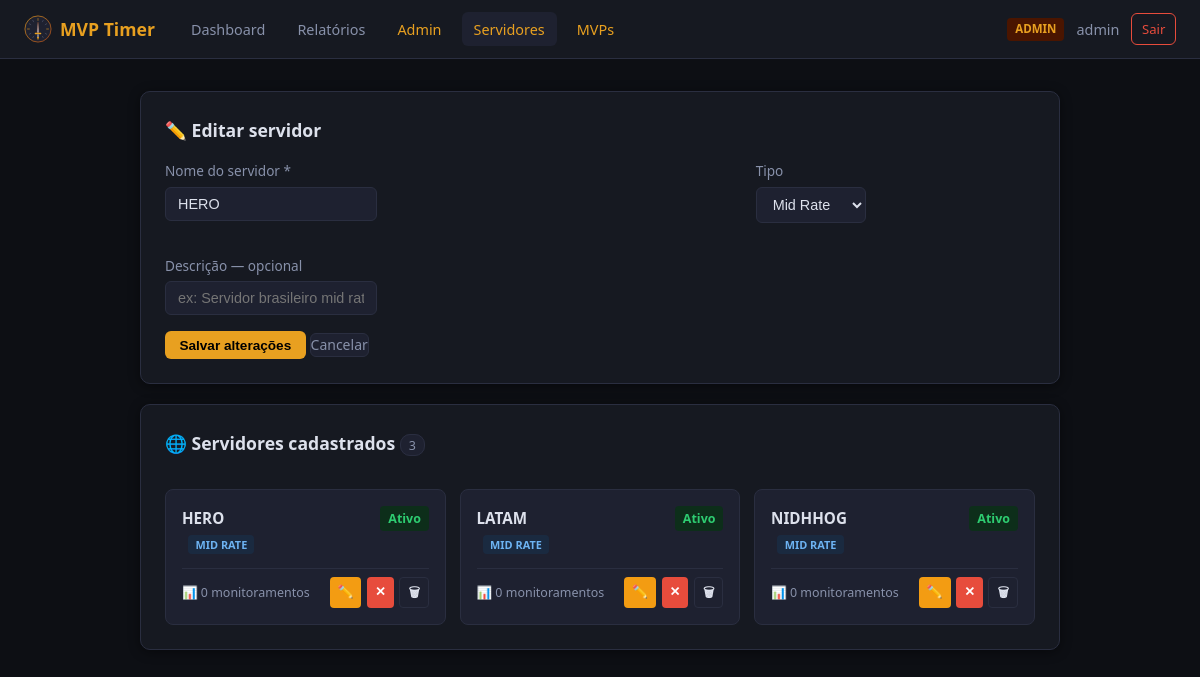
The page /admin_servidores.php?acao=editar&id=3 (signed in) on the database its author committed.
### tables this page shows
CREATE TABLE IF NOT EXISTS servidores (
    id        INT UNSIGNED AUTO_INCREMENT PRIMARY KEY,
    nome      VARCHAR(100) NOT NULL,
    descricao VARCHAR(255) NULL,
    tipo      ENUM('low','mid','high','custom') NOT NULL DEFAULT 'mid',
    ativo     TINYINT(1) NOT NULL DEFAULT 1,
    criado_em DATETIME NOT NULL DEFAULT CURRENT_TIMESTAMP
);

### admin_servidores.php (the view, shortened to what this page needs)
<?php
require_once __DIR__ . '/db/conexao.php';
$acao = $_GET['acao'] ?? 'listar';
$id   = (int)($_GET['id'] ?? 0);
$servidores = $pdo->query(
    'SELECT s.*, COUNT(m.id) AS total_monit
     FROM servidores s
     LEFT JOIN monitoramentos m ON m.servidor_id = s.id
     GROUP BY s.id ORDER BY s.nome'
)->fetchAll();
$editando = null;
if ($acao === 'editar' && $id) {
    $stmtEdit = $pdo->prepare('SELECT * FROM servidores WHERE id = ?');
    $stmtEdit->execute([$id]);
    $editando = $stmtEdit->fetch();
}
$tipos = [
    'low'    => 'Low Rate',
    'mid'    => 'Mid Rate',
    'high'   => 'High Rate',
    'custom' => 'Custom',
];
?>
<!DOCTYPE html>
<html lang="pt-br">
<head>
    <link rel="stylesheet" href="css/style.css">
    <link rel="stylesheet" href="css/admin_servidores.css">
</head>
<body>
<nav class="navbar">
    <a href="index.php" class="nav-brand"><img src="img/logo.svg" class="nav-logo" alt=""><span>MVP Timer</span></a>
    <div class="nav-links">
        <a href="index.php"            class="nav-link">Dashboard</a>
        <a href="relatorios.php"       class="nav-link">Relatórios</a>
        <a href="admin.php"            class="nav-link nav-admin">Admin</a>
        <a href="admin_servidores.php" class="nav-link nav-admin active">Servidores</a>
        <a href="admin_mvps.php"       class="nav-link nav-admin">MVPs</a>
    </div>
    <div class="nav-user">
        <span class="badge-role badge-admin">admin</span>
        <span class="nav-username"><?= htmlspecialchars($_SESSION['username']) ?></span>
        <a href="logout.php" class="btn-logout">Sair</a>
    </div>
</nav>
<div class="container">
    <div class="card">
        <h2><?= $editando ? '✏️ Editar servidor' : '➕ Novo servidor' ?></h2>
        <form method="POST" action="admin_servidores.php" class="form-servidor" id="formServidor">
            <div class="form-grid-srv">
                <div class="campo campo-lg">
                    <label>Nome do servidor *</label>
                    <input type="text" name="nome" required maxlength="100"
                           placeholder="ex: Hero RO"
                           value="<?= htmlspecialchars($editando['nome'] ?? $_POST['nome'] ?? '') ?>">
                </div>
                <div class="campo">
                    <label>Tipo</label>
                    <select name="tipo">
                        <?php foreach ($tipos as $val => $label): ?>
                        <option value="<?= $val ?>"
                            <?= ($editando['tipo'] ?? $_POST['tipo'] ?? 'mid') === $val ? 'selected' : '' ?>>
                            <?= $label ?>
                        </option>
                        <?php endforeach; ?>
                    </select>
                </div>
                <div class="campo campo-lg">
                    <label>Descrição <span class="hint">— opcional</span></label>
                    <input type="text" name="descricao" maxlength="255"
                           placeholder="ex: Servidor brasileiro mid rate"
                           value="<?= htmlspecialchars($editando['descricao'] ?? $_POST['descricao'] ?? '') ?>">
                </div>
            </div>
            <div class="form-actions">
                <button type="submit" class="btn-primary">
                    <?= $editando ? 'Salvar alterações' : 'Cadastrar servidor' ?>
                </button>
                <?php if ($editando): ?>
                <a href="admin_servidores.php" class="btn-cancelar">Cancelar</a>
                <?php endif; ?>
            </div>
        </form>
    </div>
    <div class="card">
        <div class="card-header-row">
            <h2>🌐 Servidores cadastrados
                <span class="badge-count"><?= count($servidores) ?></span>
            </h2>
        </div>
        <?php if (empty($servidores)): ?>
            <p class="vazio">Nenhum servidor cadastrado ainda.</p>
        <?php else: ?>
        <div class="srv-grid">
            <?php foreach ($servidores as $s): ?>
            <div class="srv-card <?= !$s['ativo'] ? 'inativo' : '' ?>">
                <div class="srv-card-top">
                    <div>
                        <strong class="srv-nome"><?= htmlspecialchars($s['nome']) ?></strong>
                        <span class="badge-tipo badge-tipo-<?= $s['tipo'] ?>"><?= $tipos[$s['tipo']] ?></span>
                    </div>
                    <span class="badge-status <?= $s['ativo'] ? 'status-ok' : 'status-inativo' ?>">
                        <?= $s['ativo'] ? 'Ativo' : 'Inativo' ?>
                    </span>
                </div>
                <div class="srv-card-bottom">
                    <span class="srv-stats">📊 <?= number_format($s['total_monit']) ?> monitoramentos</span>
                    <div class="srv-acoes">
                        <a href="admin_servidores.php?acao=editar&id=<?= $s['id'] ?>"
                           class="btn-sm btn-warn" title="Editar">✏️</a>
                        <a href="admin_servidores.php?acao=toggle&id=<?= $s['id'] ?>"
                           class="btn-sm <?= $s['ativo'] ? 'btn-danger' : 'btn-success' ?>"
                           title="<?= $s['ativo'] ? 'Desativar' : 'Ativar' ?>">
                           <?= $s['ativo'] ? '✕' : '✓' ?>
                        </a>
                        <a href="admin_servidores.php?acao=deletar&id=<?= $s['id'] ?>"
                           class="btn-sm btn-neutral" title="Excluir"
                           onclick="return confirm('Excluir <?= htmlspecialchars(addslashes($s['nome'])) ?>?')">
                           🗑
                        </a>
                    </div>
                </div>
            </div>
            <?php endforeach; ?>
        </div>
        <?php endif; ?>
    </div>
</div>
</body>
</html>

### css/style.css (style rules this page uses)
:root { --bg: #0d0f14; --bg2: #161921; --bg3: #1e2130; --border: #2a2e40; --accent: #e8a020; --accent2: #c0501a; --text: #dde1ec; --text2: #8891aa; --success: #2ecc71; --danger: #e74c3c; --warn: #f39c12; --radius: 10px; --shadow: 0 2px 12px rgba(0,0,0,.45); }
*, *::before, *::after { box-sizing: border-box; margin: 0; padding: 0; }
body { background: var(--bg); color: var(--text); font-family: 'Segoe UI', system-ui, sans-serif; font-size: 15px; line-height: 1.6; min-height: 100vh; }
.navbar { display: flex; align-items: center; gap: 1.5rem; padding: .75rem 1.5rem; background: var(--bg2); border-bottom: 1px solid var(--border); position: sticky; top: 0; z-index: 100; }
.nav-brand { display: flex; align-items: center; gap: .5rem; font-size: 1.1rem; font-weight: 700; color: var(--accent); white-space: nowrap; text-decoration: none; }
.nav-logo { width: 28px; height: 28px; display: block; }
.nav-links { display: flex; gap: .5rem; flex: 1; }
.nav-link { padding: .35rem .75rem; border-radius: 6px; color: var(--text2); text-decoration: none; font-size: .9rem; transition: background .15s, color .15s; }
.nav-link:hover, .nav-link.active { background: var(--bg3); color: var(--text); }
.nav-admin { color: var(--accent) !important; }
.nav-user { display: flex; align-items: center; gap: .75rem; }
.nav-username { font-size: .9rem; color: var(--text2); }
.container { max-width: 960px; margin: 2rem auto; padding: 0 1.25rem; display: flex; flex-direction: column; gap: 1.25rem; }
.card { background: var(--bg2); border: 1px solid var(--border); border-radius: var(--radius); padding: 1.5rem; box-shadow: var(--shadow); }
.card h2 { font-size: 1.1rem; font-weight: 600; margin-bottom: 1rem; }
.card-header-row { display: flex; justify-content: space-between; align-items: center; margin-bottom: 1rem; }
select, input[type=date], input[type=time], input[type=text], input[type=password], input[type=email], input[type=number], input[type=url] { background: var(--bg3); border: 1px solid var(--border); color: var(--text); border-radius: 6px; padding: .5rem .75rem; font-size: .9rem; outline: none; transition: border-color .15s; }
label { font-size: .85rem; color: var(--text2); display: block; margin-bottom: .3rem; }
.campo { margin-bottom: 1rem; }
.btn-monitorar, .btn-matar, .btn-finalizar, .btn-login, .btn-primary, .btn-filtrar { border: none; cursor: pointer; border-radius: 6px; font-size: .85rem; font-weight: 600; transition: opacity .15s, filter .15s; }
.btn-primary { background: var(--accent); color: #000; padding: .4rem .9rem; text-decoration: none; display: inline-block; }
.btn-logout { font-size: .82rem; color: var(--danger); text-decoration: none; padding: .3rem .6rem; border-radius: 6px; border: 1px solid var(--danger); transition: background .15s; }
.btn-sm { padding: .25rem .5rem; border-radius: 4px; border: none; cursor: pointer; font-size: .8rem; font-weight: 600; }
.btn-danger { background: var(--danger); color: #fff; }
.btn-warn { background: var(--warn); color: #000; }
.btn-neutral { background: var(--bg3); color: var(--text); border: 1px solid var(--border); }
.badge-role { font-size: .72rem; font-weight: 700; padding: .15rem .5rem; border-radius: 4px; text-transform: uppercase; }
.badge-admin { background: #4a1500; color: var(--accent); }
.badge-status { font-size: .78rem; padding: .15rem .5rem; border-radius: 4px; font-weight: 600; }
.status-ok { background: #0d2e1a; color: var(--success); }
.btn-cancelar { background: var(--bg3); border: 1px solid var(--border); color: var(--text2); border-radius: 6px; cursor: pointer; font-size: .875rem; text-decoration: none; display: inline-block; transition: border-color .15s, color .15s; }
.badge-count { font-size: .78rem; background: var(--bg3); border: 1px solid var(--border); border-radius: 10px; padding: .1rem .5rem; color: var(--text2); font-weight: 400; vertical-align: middle; }

### rows shown on the page
servidores: nome "HERO", tipo "Mid Rate", tipo "MID RATE", ativo "Ativo", total_monit "0"
servidores: nome "LATAM", tipo "MID RATE", ativo "Ativo", total_monit "0"
servidores: nome "NIDHHOG", tipo "MID RATE", ativo "Ativo", total_monit "0"

### other values the page prints
$_SESSION['username'] "admin"
count($servidores) "3"
